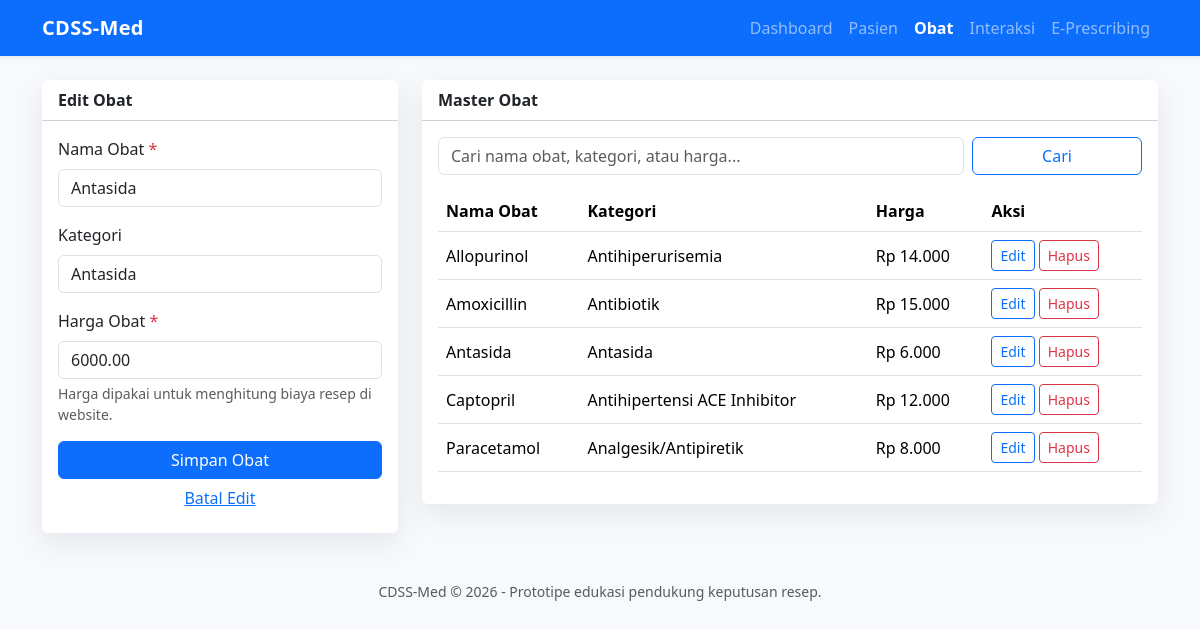
/obat.php?edit=3, run on the app's committed database.
### tables this page shows
CREATE TABLE obat (
    id INT AUTO_INCREMENT PRIMARY KEY,
    nama_obat VARCHAR(120) NOT NULL UNIQUE,
    kategori VARCHAR(80) NULL,
    harga DECIMAL(12,2) NOT NULL DEFAULT 0,
    created_at TIMESTAMP DEFAULT CURRENT_TIMESTAMP
);

### koneksi.php (called while the page is built, shortened)
<?php
function e(?string $value): string
{
    return htmlspecialchars((string) $value, ENT_QUOTES, 'UTF-8');
}
function formatRupiah(float $amount): string
{
    return 'Rp ' . number_format($amount, 0, ',', '.');
}

### obat.php (the view, shortened to what this page needs)
<?php
require_once 'koneksi.php';
$edit = null;
if (isset($_GET['edit'])) {
    $stmt = $pdo->prepare('SELECT * FROM obat WHERE id = ?');
    $stmt->execute([(int) $_GET['edit']]);
    $edit = $stmt->fetch();
}
$q = isset($_GET['q']) ? trim($_GET['q']) : '';
$obatSql = 'SELECT * FROM obat';
$obatParams = array();
$obatSql .= ' ORDER BY nama_obat';
$stmtObat = $pdo->prepare($obatSql);
$stmtObat->execute($obatParams);
$obatList = $stmtObat->fetchAll();
require 'header.php';
?>
<div class="row g-4">
    <div class="col-lg-4">
        <div class="card">
            <div class="card-header bg-white fw-semibold"><?= $edit ? 'Edit Obat' : 'Tambah Obat'; ?></div>
            <div class="card-body">
                <form method="post">
                    <div class="mb-3">
                        <label class="form-label required">Nama Obat</label>
                        <input type="text" name="nama_obat" class="form-control" value="<?= e($edit['nama_obat'] ?? ''); ?>" required>
                    </div>
                    <div class="mb-3">
                        <label class="form-label">Kategori</label>
                        <input type="text" name="kategori" class="form-control" value="<?= e($edit['kategori'] ?? ''); ?>">
                    </div>
                    <div class="mb-3">
                        <label class="form-label required">Harga Obat</label>
                        <input type="number" name="harga" class="form-control" min="0" step="500" value="<?= e($edit['harga'] ?? '0'); ?>" required>
                        <div class="form-text">Harga dipakai untuk menghitung biaya resep di website.</div>
                    </div>
                    <button class="btn btn-primary w-100" type="submit">Simpan Obat</button>
                    <?php if ($edit): ?><a class="btn btn-link w-100" href="obat.php">Batal Edit</a><?php endif; ?>
                </form>
            </div>
        </div>
    </div>
    <div class="col-lg-8">
        <div class="card">
            <div class="card-header bg-white fw-semibold">Master Obat</div>
            <div class="card-body">
                <form method="get" class="row g-2 mb-3">
                    <div class="col-md-9">
                        <input type="text" name="q" class="form-control" value="<?= e($q); ?>" placeholder="Cari nama obat, kategori, atau harga...">
                    </div>
                    <div class="col-md-3 d-flex gap-2">
                        <button class="btn btn-outline-primary flex-fill" type="submit">Cari</button>
                    </div>
                </form>
                <div class="table-responsive">
                <table class="table table-hover align-middle">
                    <thead><tr><th>Nama Obat</th><th>Kategori</th><th>Harga</th><th>Aksi</th></tr></thead>
                    <tbody>
                    <?php foreach ($obatList as $obat): ?>
                        <tr>
                            <td><?= e($obat['nama_obat']); ?></td>
                            <td><?= e($obat['kategori']); ?></td>
                            <td><?= e(formatRupiah((float) $obat['harga'])); ?></td>
                            <td class="text-nowrap">
                                <a class="btn btn-sm btn-outline-primary" href="?edit=<?= e($obat['id']); ?>">Edit</a>
                                <a class="btn btn-sm btn-outline-danger" href="?hapus=<?= e($obat['id']); ?>" onclick="return confirm('Hapus obat ini? Data terkait juga dapat terdampak.')">Hapus</a>
                            </td>
                        </tr>
                    <?php endforeach; ?>
                    </tbody>
                </table>
                </div>
            </div>
        </div>
    </div>
</div>
<?php require 'footer.php'; ?>

### header.php (style rules this page uses)
body { background: #f7f9fc; }
.card { border: 0; box-shadow: 0 10px 30px rgba(15, 23, 42, .08); }
.required::after { content: ' *'; color: #dc3545; }

### data on the page
obat: nama_obat "Antasida", kategori "Antasida", harga "6000.00", harga "Rp 6.000"
obat: nama_obat "Allopurinol", kategori "Antihiperurisemia", harga "Rp 14.000"
obat: nama_obat "Amoxicillin", kategori "Antibiotik", harga "Rp 15.000"
obat: nama_obat "Captopril", kategori "Antihipertensi ACE Inhibitor", harga "Rp 12.000"
obat: nama_obat "Paracetamol", kategori "Analgesik/Antipiretik", harga "Rp 8.000"

### other printed values
$label "Dashboard"
$label "Pasien"
$label "Obat"
$label "Interaksi"
$label "E-Prescribing"
